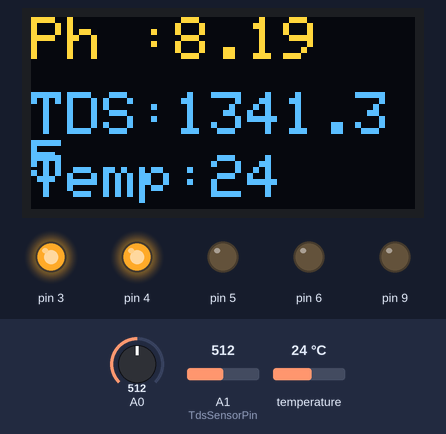
Recording of a sketch running on a simulated Arduino Uno, built with avr-gcc and run on an emulated ATmega328P. Shown: 128×64 one-colour display, output pins drawn as LEDs (lit = HIGH). Dashed ring = blinking. Inputs (shaded band) come from the test bench; at power-on: temperature 24 °C, A0 = 512, A1 (TdsSensorPin) = 512. The OLED is the two-colour kind (top 16 rows yellow); what the sketch prints to the serial monitor is not drawn.

Above: at 2.4 s.
2.5 s: temperature set to 12 °C
At 5.2 s:
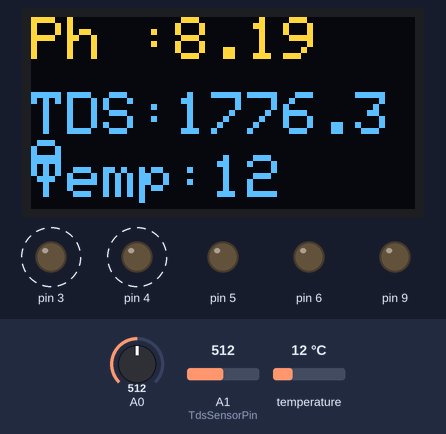
8.4 s: A0 set to 716
At 11.5 s:
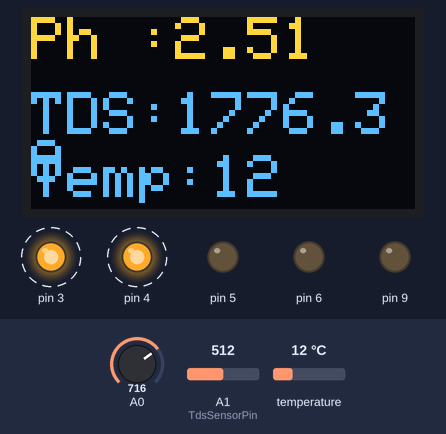
13.2 s: A1 (TdsSensorPin) set to 716
At 15.1 s:
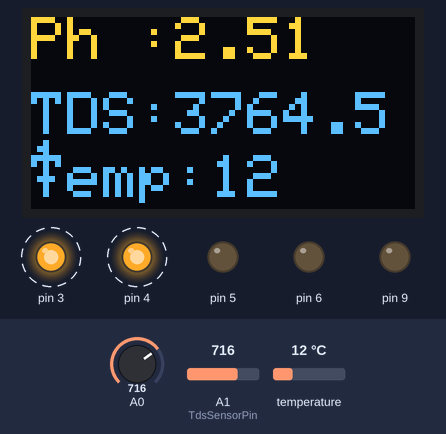
16.8 s: temperature set to 19 °C
At 18.5 s:
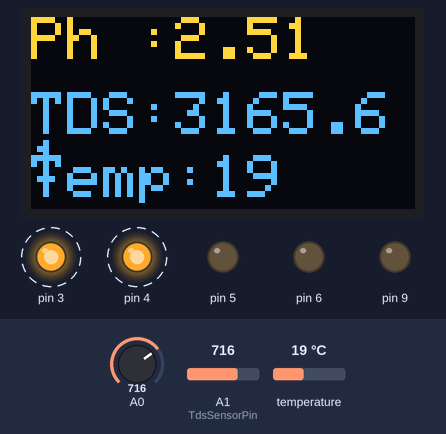
20.4 s: A0 set to 900
At 24.2 s:
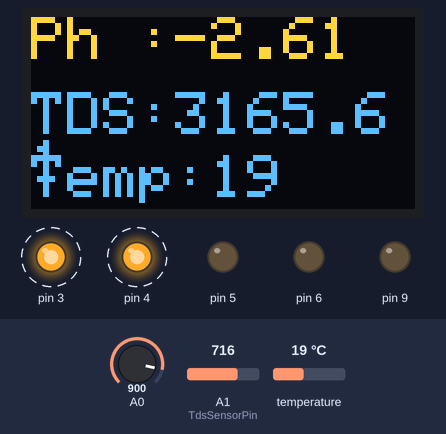
25.8 s: A1 (TdsSensorPin) set to 900
At 47.5 s:
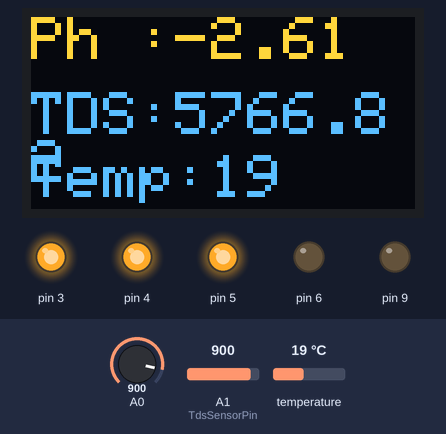
Timing chart, 0 to 48.6 s (numbered marks = the images above; inputs shaded):
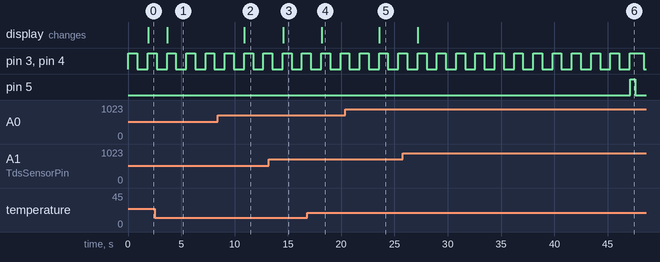

Measured:
- after the input at 2.5 s, the display: changes after 1.2 s (image 1)
- after the input at 8.4 s, the display: changes after 2.5 s (image 2)
- after the input at 13.2 s, the display: changes after 1.3 s (image 3)
- after the input at 16.8 s, the display: changes after 1.4 s (image 4)
- after the input at 20.4 s, the display: changes after 3.2 s (image 5)
- after the input at 25.8 s, the display: changes after 1.4 s (image 6)

The sketch:

Arduino_main.ino
```cpp
#include <EEPROM.h>
#include "GravityTDS.h"
#include <OneWire.h>
#include <DallasTemperature.h>
#include <Adafruit_GFX.h>
//#include <Adafruit_SSD1306.h>
#include <Adafruit_SH1106.h>
#define ONE_WIRE_BUS 7
#define TdsSensorPin A1
#define OLED_RESET -1
Adafruit_SH1106 myDisplay(OLED_RESET);
OneWire oneWire(ONE_WIRE_BUS);
GravityTDS gravityTds;
DallasTemperature sensors(&oneWire);
//Adafruit_SSD1306 myDisplay(128, 64, &Wire);
float tdsValue = 0;
bool state=false;
float calibration_value = 22.44,ph_act;
int phval = 0,a,wt=0,count;
unsigned long int avgval;
int buffer_arr[10],temp,less,more;


void setup()
{
    Serial.begin(9600);
    pinMode(4,OUTPUT);
    pinMode(3,OUTPUT);
    pinMode(5,OUTPUT);
    pinMode(6,OUTPUT);
    pinMode(9,OUTPUT);
    digitalWrite(4,HIGH);
    digitalWrite(3,HIGH);
    digitalWrite(5,LOW);
    digitalWrite(6,LOW);
    analogWrite(9,0);
    sensors.begin();
    gravityTds.setPin(TdsSensorPin);
    gravityTds.setAref(5.0);
    gravityTds.setAdcRange(1024);
    gravityTds.begin();
   // myDisplay.begin(SSD1306_SWITCHCAPVCC, 0x3C);
    myDisplay.begin(SH1106_SWITCHCAPVCC, 0x3C);
    myDisplay.clearDisplay();
    myDisplay.setTextSize(2);
    myDisplay.setCursor(0,0);
    myDisplay.setTextColor(WHITE);
    myDisplay.println("   Hydro    phonics   System");
    myDisplay.display();
    //delay(2000);
}

void loop()
{
  count++;
//Serial.println(count);
 // analogWrite(9,80);

 for(int i=0;i<10;i++)
 {
 buffer_arr[i]=analogRead(A0);
 delay(30);
 }
 for(int i=0;i<9;i++)
 {
 for(int j=i+1;j<10;j++)
 {
 if(buffer_arr[i]>buffer_arr[j])
 {
 temp=buffer_arr[i];
 buffer_arr[i]=buffer_arr[j];
 buffer_arr[j]=temp;
 }
 }
 }
 avgval=0;
 for(int i=2;i<8;i++)
 avgval+=buffer_arr[i];
 float volt=(float)avgval*5.0/1024/6;
 ph_act =((-5.70 * volt + calibration_value));
 //ph_act =((-5.70 * volt + calibration_value)+11);
 //Serial.print("pH Val:");
 //Serial.println(ph_act);
 delay(500);
    digitalWrite(4,LOW);
    digitalWrite(3,LOW);
    sensors.requestTemperatures();
    gravityTds.setTemperature(sensors.getTempCByIndex(0));  // set the temperature and execute temperature compensation
    gravityTds.update();  //sample and calculate
    a=sensors.getTempCByIndex(0);
    tdsValue = gravityTds.getTdsValue();  // then get the value
    //Serial.print(tdsValue,0);
    //Serial.println(less);
    //Serial.println("ppm");
    delay(200);
    digitalWrite(3,HIGH);
    digitalWrite(4,HIGH);
   // Serial.print("Temperature is: ");
    //Serial.println(a);
    myDisplay.clearDisplay();
    myDisplay.setTextSize(2);
    myDisplay.setCursor(0,0);
    myDisplay.setTextColor(WHITE);
    myDisplay.print("Ph :");
    myDisplay.println(ph_act);
    myDisplay.setCursor(0,25);
    myDisplay.print("TDS:");
    myDisplay.println(tdsValue);
    myDisplay.setCursor(0,46);
    myDisplay.print("Temp:");
    myDisplay.println(a);
    myDisplay.display();
    sendCombinedData(ph_act, tdsValue, a);
    wt++;
    if(ph_act<6)
    {
     less++;
    }

    if(ph_act>7)
    {
      more++;
    }

    if(less>=15&&wt>25)
    {
      digitalWrite(6,LOW);
      digitalWrite(5,HIGH);
      delay(500);
      digitalWrite(6,LOW);
      digitalWrite(5,LOW);
      less=0;
      wt=0;
    }

    if(more>=15&&wt>25)
    {
      digitalWrite(5,LOW);
      digitalWrite(6,HIGH);
      delay(500);
      digitalWrite(6,LOW);
      digitalWrite(5,LOW);
      more=0;
      wt=0;
    }

    if(ph_act>6&&ph_act<7)
    {
      less=0;
      more=0;
    }


//delay(500);
}

void sendCombinedData(float value1, float value2, int value3)
 {
 //String combinedData = String(value1) + "," + String(value2) + "," + String(value3);
 String combinedData = "," + String(value2) + "," + String(value3);
  Serial.print(value1);
  Serial.println(combinedData);

}
```
